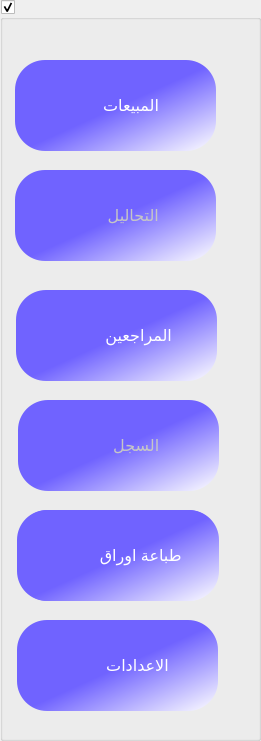
   <widget class="QGroupBox" name="groupBox">
    <property name="enabled">
     <bool>true</bool>
    </property>
    <property name="geometry">
     <rect>
      <x>1020</x>
      <y>-30</y>
      <width>261</width>
      <height>741</height>
     </rect>
    </property>
    <property name="styleSheet">
     <string notr="true">QPushButton{
border-radius: 30px;
color:rgb(255, 255, 255);
	background-color: qlineargradient(spread:pad, x1:0, y1:0, x2:1, y2:1, stop:0.512438 rgba(112, 99, 255, 255), stop:1 rgba(255, 255, 255, 255));
}
QPushButton:disabled{
color:rgb(198, 198, 198);
}</string>
    </property>
    <property name="title">
     <string/>
    </property>
    <property name="checkable">
     <bool>true</bool>
    </property>
    <widget class="QPushButton" name="pushButton">
     <property name="enabled">
      <bool>true</bool>
     </property>
     <property name="geometry">
      <rect>
       <x>15</x>
       <y>60</y>
       <width>201</width>
       <height>91</height>
      </rect>
     </property>
     <property name="font">
      <font>
       <family>Segoe UI</family>
       <pointsize>12</pointsize>
       <weight>50</weight>
       <bold>false</bold>
      </font>
     </property>
     <property name="styleSheet">
      <string notr="true"/>
     </property>
     <property name="text">
      <string>       المبيعات</string>
     </property>
    </widget>
    <widget class="QPushButton" name="pushButton_2">
     <property name="enabled">
      <bool>false</bool>
     </property>
     <property name="geometry">
      <rect>
       <x>15</x>
       <y>170</y>
       <width>201</width>
       <height>91</height>
      </rect>
     </property>
     <property name="font">
      <font>
       <family>Segoe UI</family>
       <pointsize>12</pointsize>
       <weight>50</weight>
       <bold>false</bold>
      </font>
     </property>
     <property name="styleSheet">
      <string notr="true"/>
     </property>
     <property name="text">
      <string>        التحاليل</string>
     </property>
    </widget>
    <widget class="QPushButton" name="pushButton_3">
     <property name="enabled">
      <bool>false</bool>
     </property>
     <property name="geometry">
      <rect>
       <x>18</x>
       <y>400</y>
       <width>201</width>
       <height>91</height>
      </rect>
     </property>
     <property name="font">
      <font>
       <family>Segoe UI</family>
       <pointsize>12</pointsize>
       <weight>50</weight>
       <bold>false</bold>
      </font>
     </property>
     <property name="styleSheet">
      <string notr="true"/>
     </property>
     <property name="text">
      <string>        السجل</string>
     </property>
    </widget>
    <widget class="QPushButton" name="pushButton_4">
     <property name="enabled">
      <bool>true</bool>
     </property>
     <property name="geometry">
      <rect>
       <x>17</x>
       <y>620</y>
       <width>201</width>
       <height>91</height>
      </rect>
     </property>
     <property name="font">
      <font>
       <family>Segoe UI</family>
       <pointsize>12</pointsize>
       <weight>50</weight>
       <bold>false</bold>
      </font>
     </property>
     <property name="styleSheet">
      <string notr="true"/>
     </property>
     <property name="text">
      <string>         الاعدادات</string>
     </property>
    </widget>
    <widget class="QPushButton" name="pushButton_5">
     <property name="enabled">
      <bool>true</bool>
     </property>
     <property name="geometry">
      <rect>
       <x>16</x>
       <y>290</y>
       <width>201</width>
       <height>91</height>
      </rect>
     </property>
     <property name="font">
      <font>
       <family>Segoe UI</family>
       <pointsize>12</pointsize>
       <weight>50</weight>
       <bold>false</bold>
      </font>
     </property>
     <property name="styleSheet">
      <string notr="true"/>
     </property>
     <property name="text">
      <string>          المراجعين</string>
     </property>
    </widget>
    <widget class="QPushButton" name="pushButton_6">
     <property name="enabled">
      <bool>true</bool>
     </property>
     <property name="geometry">
      <rect>
       <x>17</x>
       <y>510</y>
       <width>201</width>
       <height>91</height>
      </rect>
     </property>
     <property name="font">
      <font>
       <family>Segoe UI</family>
       <pointsize>12</pointsize>
       <weight>50</weight>
       <bold>false</bold>
      </font>
     </property>
     <property name="text">
      <string>تسجيل الدخول</string>
     </property>
    </widget>
    <widget class="QPushButton" name="pushButton_12">
     <property name="enabled">
      <bool>true</bool>
     </property>
     <property name="geometry">
      <rect>
       <x>18</x>
       <y>510</y>
       <width>201</width>
       <height>91</height>
      </rect>
     </property>
     <property name="font">
      <font>
       <family>Segoe UI</family>
       <pointsize>12</pointsize>
       <weight>50</weight>
       <bold>false</bold>
      </font>
     </property>
     <property name="styleSheet">
      <string notr="true"/>
     </property>
     <property name="text">
      <string>          طباعة اوراق</string>
     </property>
    </widget>
    <widget class="QLabel" name="label_33">
     <property name="geometry">
      <rect>
       <x>37</x>
       <y>84</y>
       <width>61</width>
       <height>51</height>
      </rect>
     </property>
     <property name="styleSheet">
      <string notr="true">image: url(:/icons8-sales-performance-64.png);
</string>
     </property>
     <property name="text">
      <string/>
     </property>
    </widget>
    <widget class="QLabel" name="label_34">
     <property name="geometry">
      <rect>
       <x>20</x>
       <y>178</y>
       <width>81</width>
       <height>81</height>
      </rect>
     </property>
     <property name="styleSheet">
      <string notr="true">image: url(:/icons8-test-tube-100.png);</string>
     </property>
     <property name="text">
      <string/>
     </property>
    </widget>
    <widget class="QLabel" name="label_42">
     <property name="geometry">
      <rect>
       <x>4</x>
       <y>290</y>
       <width>111</width>
       <height>91</height>
      </rect>
     </property>
     <property name="font">
      <font>
       <kerning>true</kerning>
      </font>
     </property>
     <property name="acceptDrops">
      <bool>false</bool>
     </property>
     <property name="autoFillBackground">
      <bool>false</bool>
     </property>
     <property name="styleSheet">
      <string notr="true">image: url(:/icons8-user-group-100.png);</string>
     </property>
     <property name="inputMethodHints">
      <set>Qt::ImhNone</set>
     </property>
     <property name="text">
      <string/>
     </property>
    </widget>
    <widget class="QLabel" name="label_43">
     <property name="geometry">
      <rect>
       <x>30</x>
       <y>423</y>
       <width>61</width>
       <height>51</height>
      </rect>
     </property>
     <property name="styleSheet">
      <string notr="true">image: url(:/icons8-order-history-64.png);</string>
     </property>
     <property name="text">
      <string/>
     </property>
    </widget>
    <widget class="QLabel" name="label_61">
     <property name="geometry">
      <rect>
       <x>30</x>
       <y>535</y>
       <width>61</width>
       <height>51</height>
      </rect>
     </property>
     <property name="styleSheet">
      <string notr="true">image: url(:/icons8-print-64 (1).png);</string>
     </property>
     <property name="text">
      <string/>
     </property>
    </widget>
    <widget class="QLabel" name="label_62">
     <property name="geometry">
      <rect>
       <x>31</x>
       <y>644</y>
       <width>61</width>
       <height>51</height>
      </rect>
     </property>
     <property name="styleSheet">
      <string notr="true">image: url(:/icons8-settings-512.png);</string>
     </property>
     <property name="text">
      <string/>
     </property>
    </widget>
   </widget>
